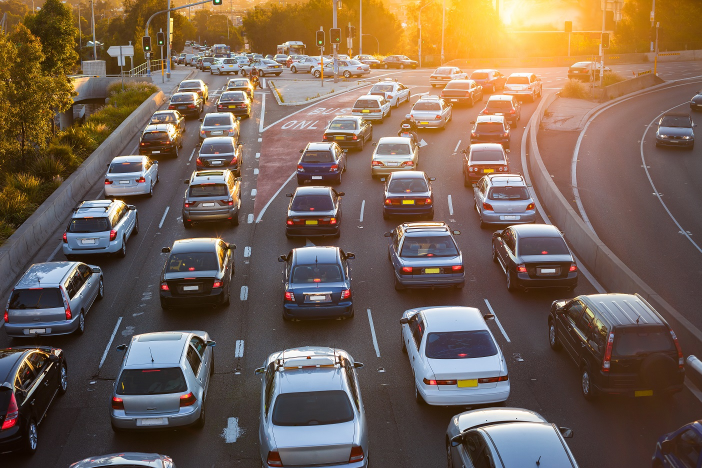
#> input picture image-Folder/shared_image.png, 1404 x 936 px, found by its file name (shown at 1/2 size)
$ python Vehicle-Detection.py
#> lines starting #> are read from the running program, lines starting #| are printed output that depends on the picture; after the words box and inside, x2 and y2 are one past the last pixel; in counts of white or black regions, pixels touching at a corner belong together
### img_input.py
import tkinter as tk
from tkinter import filedialog
from PIL import Image, ImageTk
import shutil
import os

# initialize variables before being used inside function
label = None
status_label = None
img_display = None

# Function to take in an image as input
def img_input():

    # Allow different image file types to be accepted
    file_path = filedialog.askopenfilename(filetypes=[("Image Files", "*.png;*.jpg;*.jpeg;*.bmp;*.gif")])
#> the answer given: image-Folder/shared_image.png

    #
    if file_path:
        global label
        global status_label
        global img_display

        if label is not None:
            label.config(image=img_display)
            image = Image.open(file_path)
            image.thumbnail((600, 600))
        if img_display is not None:
            img_display = ImageTk.PhotoImage(image)
            label.image = img_display

        # Save the file to a shared directory
        img_path = "image-Folder/shared_image.png"
        os.makedirs("image-Folder", exist_ok=True)
        shutil.copy(file_path, img_path)
        if status_label is not None:
            status_label.config(text=f"Image saved as {img_path}", fg="black")

# Tkinter GUI setup
    root = tk.Tk()
    root.title("Image Uploader")

    btn = tk.Button(root, text="Upload Image", command=img_input)
    btn.pack()

    label = tk.Label(root)
    label.pack()

    status_label = tk.Label(root, text="No image uploaded", fg="red")
    status_label.pack()

    root.mainloop()

### Vehicle-Detection.py
import cv2
from img_input import img_input # python script imported from another file

img_input()

# Trained dataset
cascade_src = ('cars.xml')
car_cascade = cv2.CascadeClassifier(cascade_src)

# Save image path as variable for easier access
img = cv2.imread("image-Folder/Shared_image.png")
#> img is the input picture: shape (936, 1404, 3); mean B, G, R 84.8, 98.9, 118.6

# Throws an error, Exit code if img is not available
if img is None:
    print("Error: Image not found or cannot be loaded")
    exit()

# Convert image into grey scale for identification
gray = cv2.cvtColor(img, cv2.COLOR_BGR2GRAY)
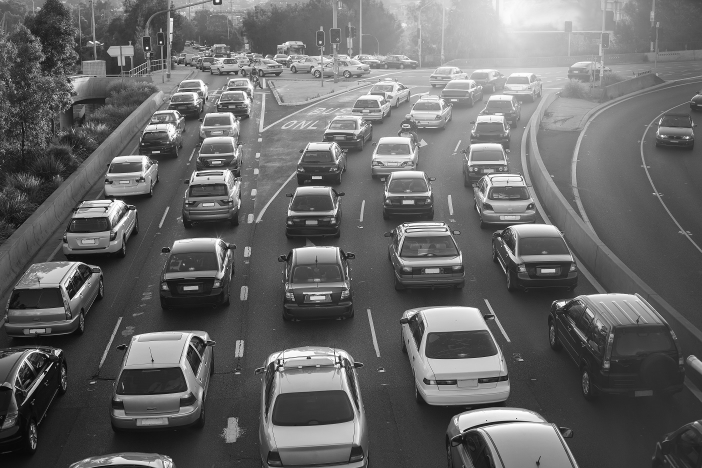
#> gray: shape (936, 1404) (shown at 1/2 size); min 1, max 255, mean 103.2

# Draws boxes on detected vehicles
cars = car_cascade.detectMultiScale(gray, scaleFactor=1.1, minNeighbors=2, minSize=(30,30))
#> cars = 13 rows, first 6: [419, 326, 35, 35], [425, 183, 43, 43], [849, 145, 47, 47], [445, 141, 59, 59], [819, 171, 70, 70], [208, 294, 72, 72]

# Initialise the vehicle count variable to be used within for loop
vehicle_count = 0
for (x,y,w,h) in cars:
    cv2.rectangle(img,(x,y),(x+y,y+h),(0,0,250),2)
    vehicle_count += 1
#> this loop made 13 passes
#> (x, y, w, h) on passes 1 to 12: (419, 326, 35, 35), (425, 183, 43, 43), (849, 145, 47, 47), (445, 141, 59, 59), (819, 171, 70, 70), (208, 294, 72, 72), (568, 94, 75, 75), (858, 721, 72, 72), (553, 674, 101, 101), (194, 262, 118, 118), (274, 481, 189, 189), (524, 495, 212, 212)
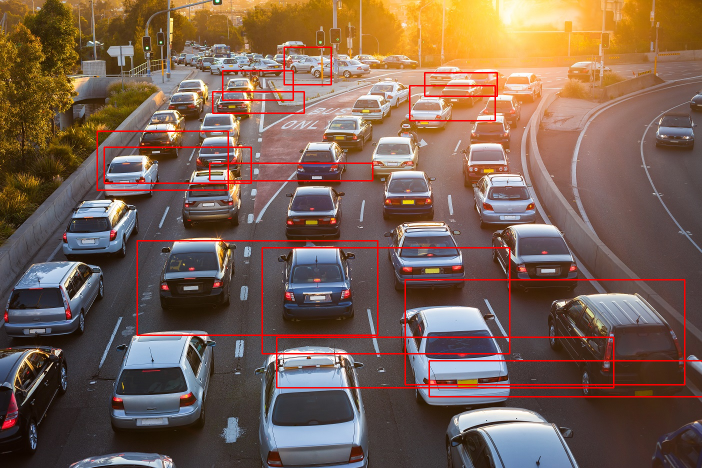
#> img: shape (936, 1404, 3) (shown at 1/2 size); 2.55% of pixels changed, all inside (x1, y1, x2, y2) = (193, 93, 1404, 795)
#> after the loop, vehicle_count = 13

height, width, _ = img.shape
#> height = 936; width = 1404

text_x = width - 250
#> text_x = 1154
text_y = height - 250
#> text_y = 686

# Places text on image to show the amount of vehicles counted in process
cv2.putText(img, f"Vehicles: {vehicle_count}",(text_x,text_y), cv2.FONT_HERSHEY_SIMPLEX, 1,(0,0,255),2,cv2.LINE_AA )
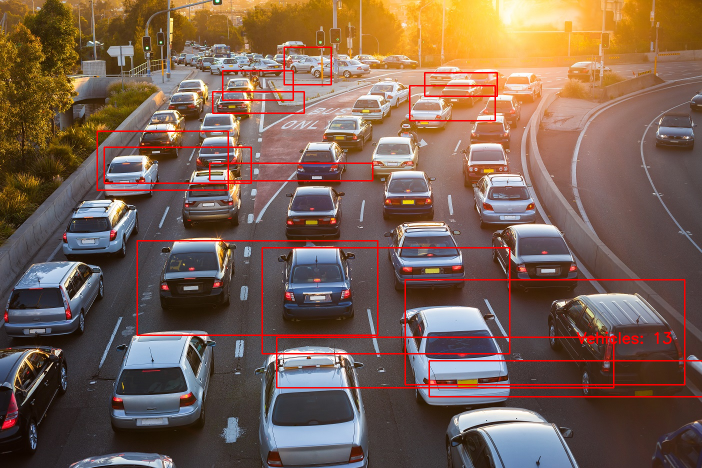
#> img: shape (936, 1404, 3) (shown at 1/2 size); 0.15% of pixels changed, all inside (x1, y1, x2, y2) = (1153, 663, 1344, 689)

# Output the result in a windows app format
cv2.imshow('Detected Vehicles', img)

# release the contents by freeing up memory used in operation
cv2.waitKey(0)
cv2.destroyAllWindows
